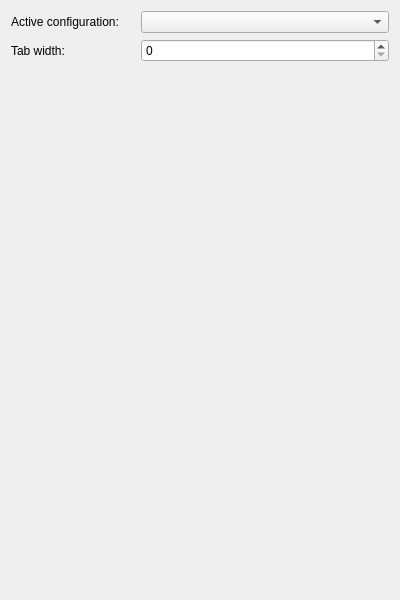
<?xml version="1.0" encoding="UTF-8"?>
<ui version="4.0">
 <class>CGeneralWidget</class>
 <widget class="QWidget" name="CGeneralWidget">
  <property name="geometry">
   <rect>
    <x>0</x>
    <y>0</y>
    <width>400</width>
    <height>600</height>
   </rect>
  </property>
  <property name="windowTitle">
   <string>Form</string>
  </property>
  <layout class="QGridLayout" name="gridLayout">
   <item row="1" column="0">
    <widget class="QLabel" name="m_pActiveConfigLabel">
     <property name="sizePolicy">
      <sizepolicy hsizetype="Preferred" vsizetype="Preferred">
       <horstretch>1</horstretch>
       <verstretch>0</verstretch>
      </sizepolicy>
     </property>
     <property name="toolTip">
      <string>The currently active configuration</string>
     </property>
     <property name="text">
      <string>Active configuration:</string>
     </property>
    </widget>
   </item>
   <item row="1" column="1">
    <widget class="QComboBox" name="m_pActiveConfigComboBox">
     <property name="sizePolicy">
      <sizepolicy hsizetype="Preferred" vsizetype="Fixed">
       <horstretch>2</horstretch>
       <verstretch>0</verstretch>
      </sizepolicy>
     </property>
    </widget>
   </item>
   <item row="4" column="0">
    <spacer name="verticalSpacer">
     <property name="orientation">
      <enum>Qt::Vertical</enum>
     </property>
     <property name="sizeHint" stdset="0">
      <size>
       <width>20</width>
       <height>40</height>
      </size>
     </property>
    </spacer>
   </item>
   <item row="2" column="0">
    <widget class="QLabel" name="m_pTabWidthLabel">
     <property name="toolTip">
      <string>Width of tab characters, in pixels</string>
     </property>
     <property name="text">
      <string>Tab width:</string>
     </property>
    </widget>
   </item>
   <item row="2" column="1">
    <widget class="QSpinBox" name="m_pTabWidthSpinner">
     <property name="maximum">
      <number>100</number>
     </property>
    </widget>
   </item>
  </layout>
 </widget>
 <resources/>
 <connections/>
</ui>
